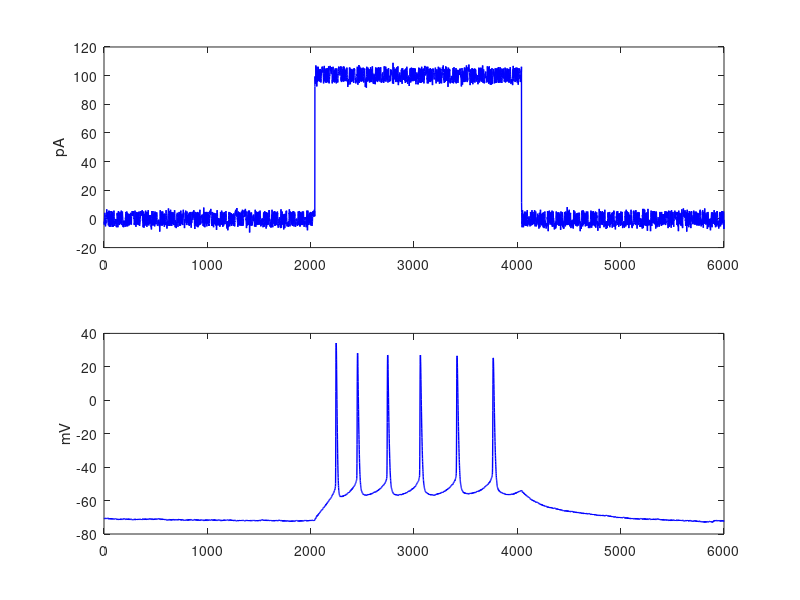

MATLAB code for this plot:
fid = fopen('N1.txt');
data = fscanf(fid, '%f %f', [2 Inf]);
fclose(fid);
data = data'; 

current = data(:,1);
voltage = data(:,2);


subplot(2,1,1)
plot(current, 'Color', [0 0 1], 'Linewidth', 1);
ylabel('pA')

subplot(2,1,2)
plot(voltage, 'Color', [0 0 1], 'Linewidth', 1);
ylabel('mV')